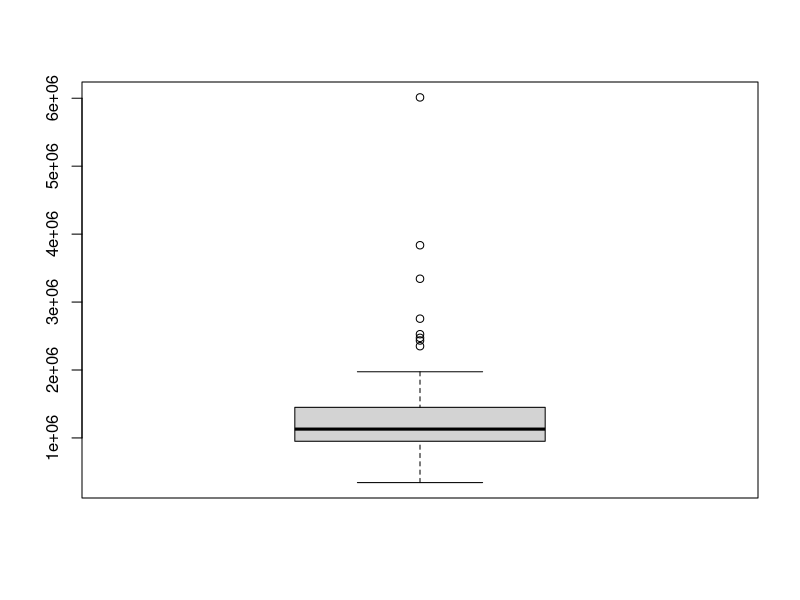
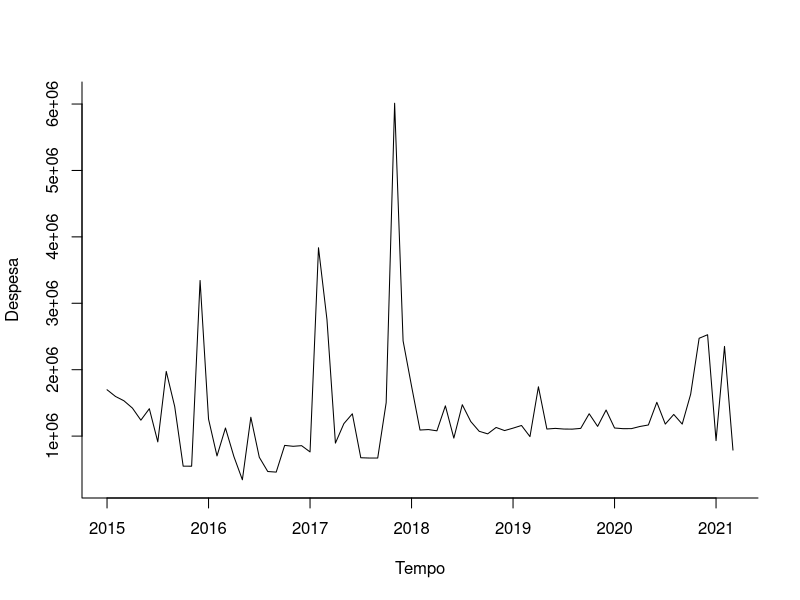
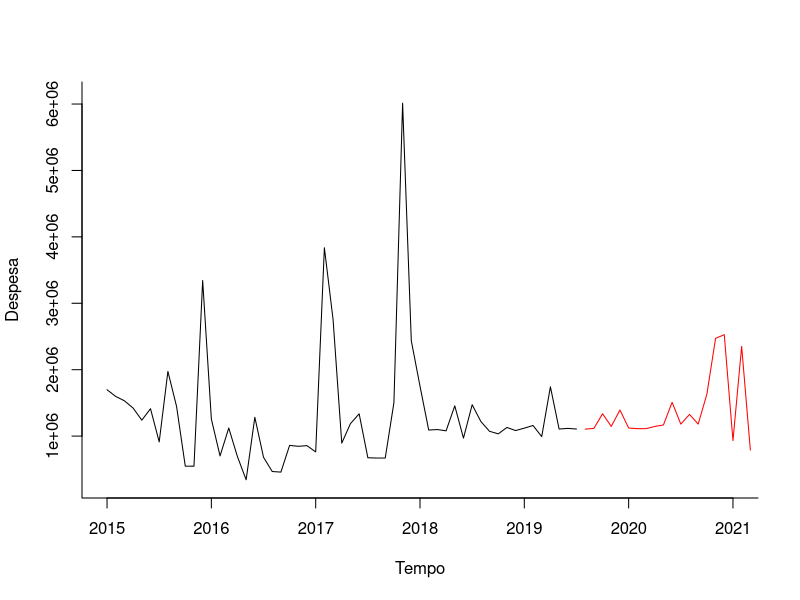
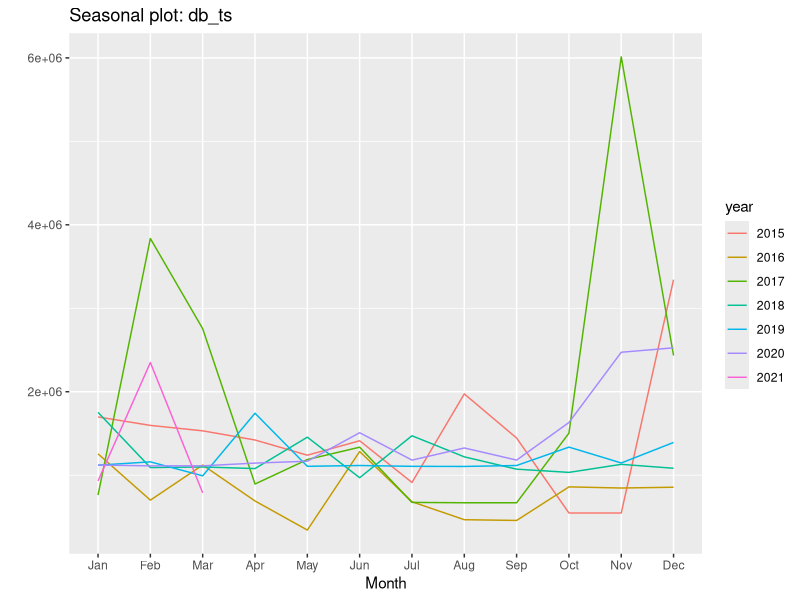
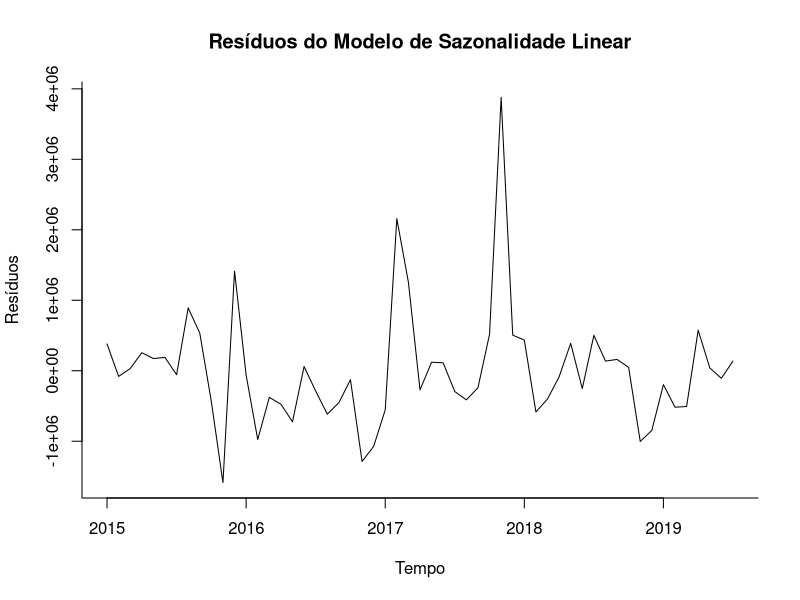
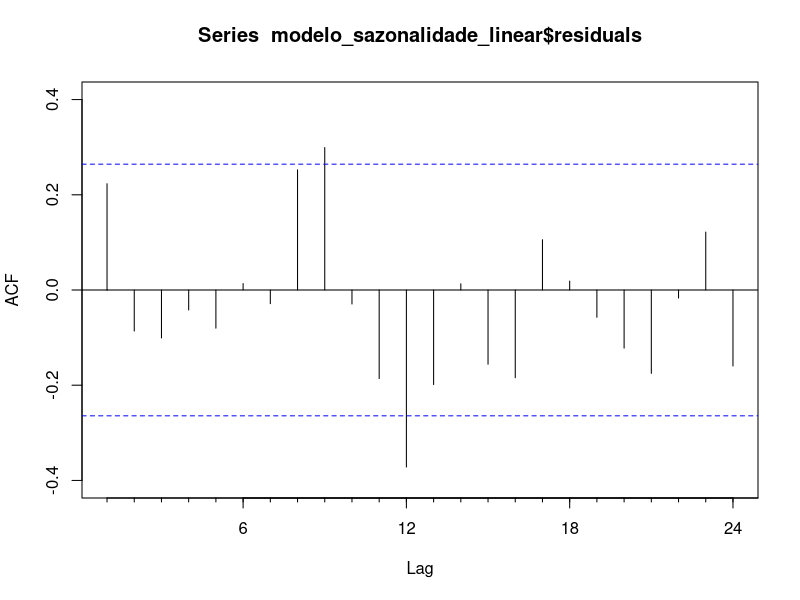
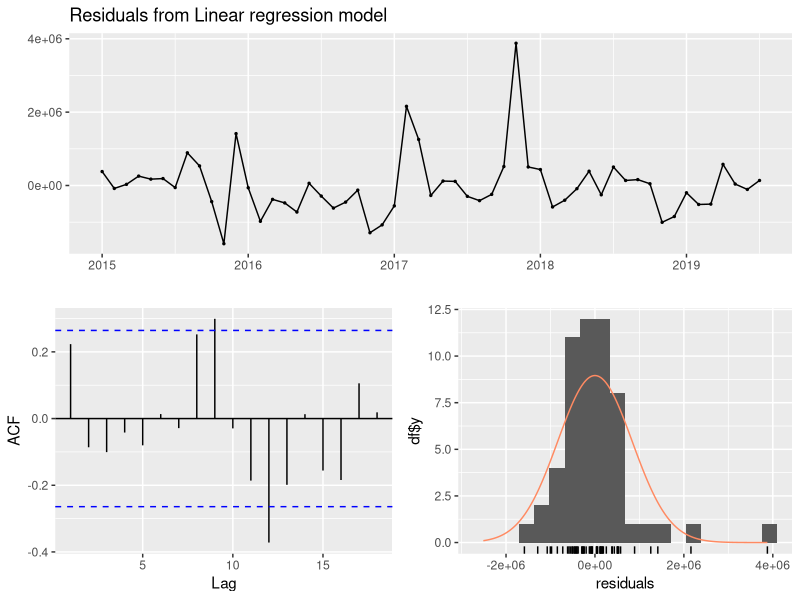
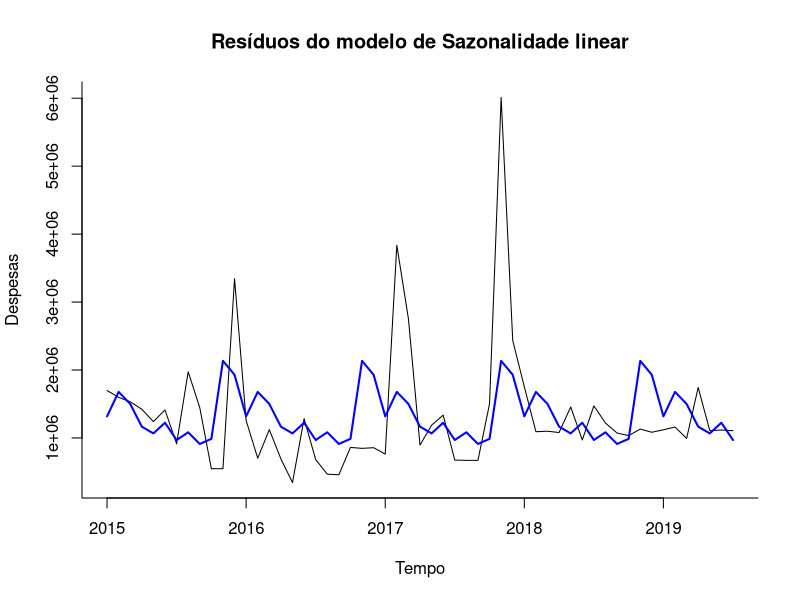

Write the R code that produced these figures, in order.
rm(list = ls())
library(readxl)
db <- read_excel("Dados Telefonia Movel.xlsx")
library(lubridate)
library(forecast)
psych::describe(db)
#Cria a série temporal
db_ts <- ts(db$`Telefonia Móvel`, start=c(2015,1), end=c(2021, 3), frequency = 12)
#Análise estatística
psych::describe(db_ts)
summary(db_ts)
boxplot(db_ts)
#Plota o gráfico da série temporal
plot(db_ts, xlab="Tempo", ylab= "Despesa", ylim=c(300000, 6100000), bty="l")
#Separar as amostras:
#1/3 da amostra = 25 - fica a crtério e do tamanho da amostra
#Amostra de Validação ou amostra de teste:
amostra_validacao <- 20
#Amostra de treino é o total - a amostra de teste:
amostra_treino <- length(db_ts) - amostra_validacao
#Criar a série temporal de treinamento:
treinamento_ts <-window(db_ts, start=c(2015, 1), end=c(2015, amostra_treino))
#Criar a série temporal de teste ou de Validação:
validacao_ts <- window(db_ts, start=c(2015, amostra_treino + 1), end=c(2015, amostra_treino + amostra_validacao))
#Avaliar as amostras
treinamento_ts
validacao_ts
#Plota gráfico da serie temporal de treinamento e teste
plot(treinamento_ts, xlab="Tempo", ylab="Despesa", xaxt="n", ylim=c(300000, 6100000), xlim=c(2015, 2021), bty="l")
axis(1,at=seq(2015, 2021, 1), labels=format(seq(2015,2021,1)))
lines(validacao_ts, bty="l", col="red")
#plota a série temporal de cada ano por mês
ggseasonplot(db_ts)

#cria dummies mensais
dummies_mensais <- seasonaldummy(db_ts)

#Estima o modelo de tendência linear
modelo_sazonalidade_linear <- tslm(treinamento_ts ~ season)

#resumo do modelo
summary(modelo_sazonalidade_linear)

#Verificando resíduos

#Plotando os resíduos
plot(modelo_sazonalidade_linear$residuals, xlab="Tempo", ylab="Resíduos", main="Resíduos do Modelo de Sazonalidade Linear", bty="l")
#calcula a autocorrelação dos resíduos
Acf(modelo_sazonalidade_linear$residuals)

#verifica os resíduos com teste de Ljung-Box
checkresiduals(modelo_sazonalidade_linear, test="LB")

#plot modelo com sazonalidade
plot(treinamento_ts, xlab="Tempo", ylab="Despesas", main="Resíduos do modelo de Sazonalidade linear", bty="l")
lines(modelo_sazonalidade_linear$fitted.values, lwd=2, col="blue")

#projeta o modelo durante o período de validação
modelo_sazonalidade_linear_proj <- forecast(modelo_sazonalidade_linear, h = amostra_validacao, level=0.95)
#plota o grafico da serie temporal de treinamento e teste
plot(modelo_sazonalidade_linear_proj, xlab="Tempo", ylab="Passageiros", xaxt="n" , main="Série Temporal Treinamento e Teste", xlim=c(2015, 2021.25), bty="l", flty=2)

axis(1, at=seq(2015, 2021, 1), labels=format(seq(2015, 2021,1)))

lines(validacao_ts)
lines(modelo_sazonalidade_linear_proj$fitted, lwd=2, col="blue")


#Verifica a acuracia do modelo
accuracy(modelo_sazonalidade_linear_proj, validacao_ts)

